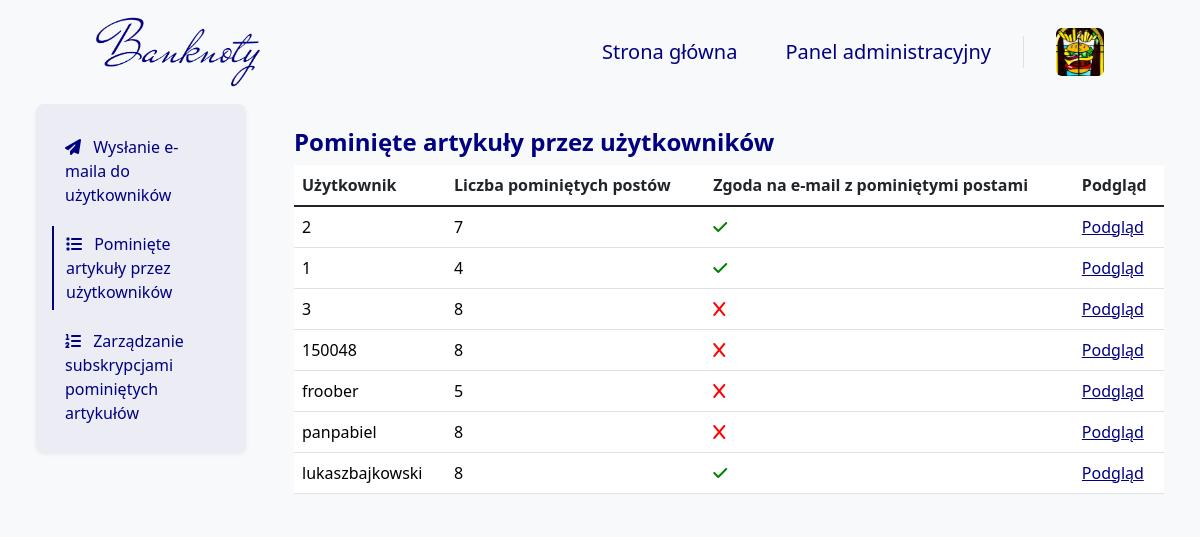
Before: /skipped_posts/AdminPanel/ (signed in) with the older database file.
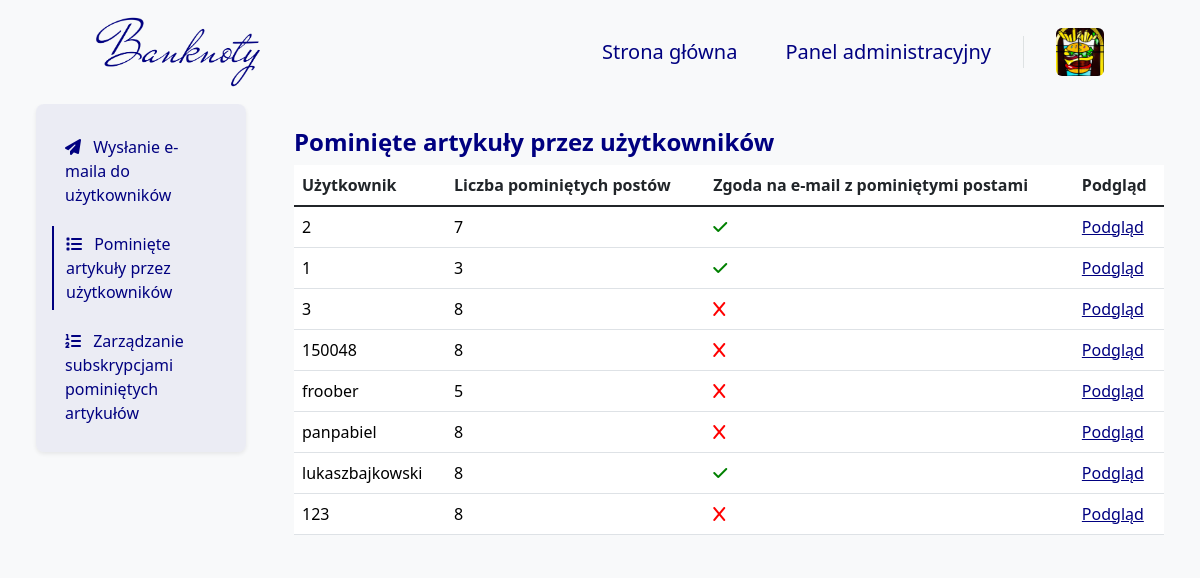
After: the same page with the newer database file.
### blog/models.py (models this page shows, shortened)
class Author(models.Model):
    user = models.OneToOneField(User, on_delete=models.CASCADE, verbose_name="Użytkownik")
    bio = models.TextField(
        validators=[validate_bio],
        verbose_name="O autorze", help_text="Krótka informacja o autorze, maksymalnie 512 znaków.")
    profile_pic = models.ImageField(
        null=False, blank=False,
        upload_to="images/profile/",
        verbose_name="Zdjęcie profilowe")
    author_quote = models.TextField(null=False,
                                    blank=False,
                                    validators=[validate_author_quote],
                                    verbose_name='Cytat autora',
                                    help_text="Krótkie motto autora, maksymalnie 128 znaków.")
    author_function = models.TextField(null=False,
                                       blank=False,
                                       validators=[validate_author_function],
                                       verbose_name='Stanowisko autora',
                                       help_text="Nazwa funkcji jaką pełni autor.")
    author_url = models.URLField(null=True, blank=True, verbose_name="URL do strony użytkowanika")
    pinterest_url = models.URLField(
        validators=[validate_pinterest],
        null=True, blank=True, verbose_name="URL do Pinteresta")
    facebook_url = models.URLField(
        validators=[validate_facebook],
        null=True, blank=True, verbose_name="URL do Facebooka")
    twitter_url = models.URLField(
        validators=[validate_twitter],
        null=True, blank=True, verbose_name="URL do Twittera")
    instagram_url = models.URLField(
        validators=[validate_instagram],
        null=True, blank=True, verbose_name="URL do Instagrama")
    def is_profile_pic(self):
        if self.profile_pic:
            return True
        else:
            return False
    is_profile_pic.boolean = True
    is_profile_pic.short_description = 'Profile picture'
    def is_author_url(self):
        if self.author_url:
            return True
        else:
            return False
    is_author_url.boolean = True
    is_author_url.short_description = 'Author page'
    def is_pinterest_url(self):
        if self.pinterest_url:
            return True
        else:
            return False
    is_pinterest_url.boolean = True
    is_pinterest_url.short_description = 'Pinterest page'
    def is_twitter_url(self):
        if self.twitter_url:
            return True
        else:
            return False
    is_twitter_url.boolean = True
    is_twitter_url.short_description = 'Twitter page'
    def is_facebook_url(self):
        if self.facebook_url:
            return True
        else:
            return False
    is_facebook_url.boolean = True
    is_facebook_url.short_description = 'Facebook page'
    def is_instagram_url(self):
        if self.instagram_url:
            return True
        else:
            return False
    is_instagram_url.boolean = True
    is_instagram_url.short_description = 'Instagram page'

class User(models.Model):
    GENDER_CHOICES = (
        ('M', 'Mężczyzna'),
        ('K', 'Kobieta'),
        ('I', 'Inna'),
    )
    user = models.OneToOneField(
        User,
        on_delete=models.CASCADE,
        verbose_name="Użytkownik")
    bio = models.TextField(
        null=False,
        blank=True,
        validators=[validate_bio],
        verbose_name="Bio",
        help_text="Krótka informacja o użytkowniku, maksymalnie 512 znaków.")
    profile_pic = models.ImageField(
        null=False,
        blank=False,
        default="images/profile/1.png",
        upload_to="images/user/",
        verbose_name="Zdjęcie profilowe")
    phone_number = PhoneNumberField(
        region='PL',
        null=True,
        blank=True,
        unique=True,
        verbose_name="Numer telefonu")
    gender = models.CharField(
        choices=GENDER_CHOICES,
        null=False,
        blank=False,
        default='Mężczyzna',
        verbose_name="Płeć",
        max_length=6)
    newsletter = models.BooleanField(
        default=False,
        verbose_name="Biuletyn")
    miss_news = models.BooleanField(
        default=False,
        verbose_name="Pominięte artykuły")
    meetups_news = models.BooleanField(
        default=True,
        verbose_name="Spotkania i wydarzenia")
    opportunities_news = models.BooleanField(
        default=False,
        verbose_name="Okazje z rynku aukcyjnego")
    company_news = models.BooleanField(
        default=True,
        verbose_name="Wiadomości od Banknoty")
    replay_news = models.BooleanField(
        default=False,
        verbose_name="Shot wydzarzeń na Banknoty")
    development_news = models.BooleanField(
        default=False,
        verbose_name="Informacje o rozwoju i zmianach na Banknoty")
    opened_posts = models.ManyToManyField(
        Blog,
        blank=True,
        related_name='opened_by_users',
        verbose_name="Otwarte posty"
    )
    can_be_author = models.BooleanField(
        default=False,
        verbose_name="Czy może być autorem",
        help_text='Czy wniosek na autora został rozpatrzony pozytywnie.')
    def __init__(self, *args, temp=65, **kwargs):
        self.temp = temp
        return super().__init__(*args, **kwargs)
    def is_profile_pic(self):
        if self.profile_pic == "images/profile/1.png":
            return False
        else:
            return True
    is_profile_pic.boolean = True
    is_profile_pic.short_description = 'Zdjęcie profilowe'
    def is_bio(self):
        if self.bio:
            return True
        else:
            return False
    is_bio.boolean = True
    is_bio.short_description = 'Bio'
    def is_phone_number(self):
        if self.phone_number:
            return True
        else:
            return False
    is_phone_number.boolean = True
    is_phone_number.short_description = 'Phone number'
    def is_newsletter(self):
        if self.newsletter:
            return True
        else:
            return False
    is_newsletter.boolean = True
    is_newsletter.short_description = 'Newsletter'

### blog/views_admin/newsletter/skipped_posts/skipped_posts_views.py (the view)
# urls.py: path('skipped_posts/AdminPanel/', skipped_posts_admin_panel, name='skipped_posts_admin_panel'),
@superuser_required
def skipped_posts_admin_panel(request):
    users = DjangoUser.objects.all().order_by('user__id')
    users_with_unopened_posts = []
    for user in users:
        unopened_posts_count = Blog.objects.filter(publiction_status=True).exclude(
            id__in=user.opened_posts.all()).count()
        user.unopened_posts_count = unopened_posts_count
        users_with_unopened_posts.append(user)
    context = get_paginated_context(request, users_with_unopened_posts, 10)
    return render(
        request,
        'AdminTemplates/Newsletter/SkippedPosts/SkippedPostsManageAdmin.html',
        context
    )

### blog/views.py (called while the page is built)
def get_paginated_context(request, queryset, items_per_page=10):
    paginator = Paginator(queryset, items_per_page)
    page_number = request.GET.get('page')
    page_obj = paginator.get_page(page_number)
    context = {
        'page_obj': page_obj,
    }
    return context

### templates/AdminTemplates/Newsletter/SkippedPosts/SkippedPostsManageAdmin.html (shortened to what this page needs)
{% extends 'base.html' %}
{% block navbar %}
    {% include 'Navbar/NavbarAdmin.html' %}
{% endblock %}
{% block content %}
    <div class="container-fluid p-0 m-0">
        <div class="row">
            <div class="col-12 col-lg-3 px-5 px-lg-5 mx-auto bg-body-tertiary">
                {% include 'AdminTemplates/Newsletter/SkippedPosts/Elements/Navigation.html' %}
            </div>
            <div class="col-12 col-lg-9 px-5 px-lg-0 pe-lg-5 pt-4 pt-lg-3 mx-auto bg-body-tertiary mt-2">
                <h4 class="mb-0 pb-2 fw-bold text-navy">
                    Pominięte artykuły przez użytkowników
                </h4>
                {% include 'AdminTemplates/Newsletter/SkippedPosts/Elements/Table/SkippedPosts.html' %}
            </div>
        </div>
    </div>
{% endblock %}

### templates/base.html (shortened to what this page needs)
{% load static %}
<!doctype html>
<html lang="pl" class="h-100">
<head>
    {% load static %}
    <link href="https://cdn.jsdelivr.net/npm/bootstrap@5.3.0-alpha1/dist/css/bootstrap.min.css" rel="stylesheet"
>
    <link rel="stylesheet" href="https://cdnjs.cloudflare.com/ajax/libs/font-awesome/5.15.3/css/all.min.css">
    <link href="{% static 'css/style.css' %}" rel="stylesheet">
    <link href="{% static 'css/CategoriesList.css' %}" rel="stylesheet">
    <link href="{% static 'css/SingleCategory.css' %}" rel="stylesheet">
    <link href="{% static 'css/Authors.css' %}" rel="stylesheet">
    <link href="{% static 'css/AboutPage.css' %}" rel="stylesheet">
    <link href="{% static 'css/Author.css' %}" rel="stylesheet">
    <link href="{% static 'css/Article.css' %}" rel="stylesheet">
    <link href="{% static 'css/Home.css' %}" rel="stylesheet">
    <link href="{% static 'css/Footers.css' %}" rel="stylesheet">
    <link href="{% static 'css/Admin.css' %}" rel="stylesheet">
    <link href="{% static 'css/Navbar.css' %}" rel="stylesheet">
    <link rel="stylesheet" href="https://cdn.jsdelivr.net/npm/swiper@9/swiper-bundle.min.css"/>
</head>
<body class="d-flex flex-column h-100 bg-body-tertiary">
{% block navbar %}
{% endblock %}
{% block content %}
{% endblock %}
</body>
</html>

### templates/Navbar/NavbarAdmin.html (shortened to what this page needs)
{% load static %}
<nav class="nav navbar nav-sticky navbar-expand-xl bg-body-tertiary">
    <div class="container-fluid mx-5 px-5 ps-0 pe-0 pe-lg-5">
        <a class="navbar-brand py-2 me-5" href="/">
            <img class="ps-5 img img-fluid mx-auto d-block nav-logo" src="{% static 'images/logo-no-background.png' %}"
                 alt="Logo">
        </a>
        <div class="collapse navbar-collapse" id="navbarTogglerDemo01">
            <div class="navbar-nav ms-auto">
                <a class="nav-link btn-nav px-4" href="/">
                    <h5 class="text-center text-md-start fw-light my-1">
                        Strona główna
                    </h5>
                </a>
                <a class="nav-link btn-nav px-4" href="/admin">
                    <h5 class="text-center text-md-start fw-light my-1">
                        Panel administracyjny
                    </h5>
                </a>
                <div class="dropdown d-none d-xl-block">
                    {% include 'Navbar/Elements/DropdownUserSmallScreen.html' %}
                </div>
            </div>
        </div>
    </div>
</nav>

### templates/Navbar/Elements/DropdownUserSmallScreen.html
<a class="ms-4 nav-user" role="button" data-bs-toggle="dropdown" data-bs-auto-close="outside"
   aria-expanded="false">
    {% if user.author %}
        <img class="card-photo rounded nav-user-img" src="{{ user.author.profile_pic.url }}" alt="">
    {% else %}
        <img class="card-photo rounded nav-user-img" src="{{ user.user.profile_pic.url }}" alt="">
    {% endif %}
</a>

### templates/AdminTemplates/Newsletter/SkippedPosts/Elements/Navigation.html
<div class="nav rounded-3 shadow-sm text-start p-3 admin-panel-nav-btn">
    <button class="btn btn-list {% if request.resolver_match.url_name == 'send_emails' %}btn-list-active{% endif %} mt-2 mb-1 text-start"
            onclick="location.href='{% url 'send_emails' %}'">
        <i class="fa-solid fa-paper-plane me-2"></i>
        Wysłanie e-maila do użytkowników
    </button>
    <button class="btn btn-list {% if request.resolver_match.url_name in 'skipped_posts_admin_panel, skipped_posts_detail_admin_panel' %}btn-list-active{% endif %} mt-2 mb-1 text-start"
            onclick="location.href='{% url 'skipped_posts_admin_panel' %}'">
        <i class="fa-solid fa-list me-2"></i>
        Pominięte artykuły przez użytkowników
    </button>
    <button class="btn btn-list {% if request.resolver_match.url_name in 'skipped_posts_user_admin_panel, skipped_posts_user_edit_admin_panel' %}btn-list-active{% endif %} mt-2 mb-1 text-start"
            onclick="location.href='{% url 'skipped_posts_user_admin_panel' %}'">
        <i class="fa-solid fa-list-ol me-2"></i>
        Zarządzanie subskrypcjami pominiętych artykułów
    </button>
</div>

### templates/AdminTemplates/Newsletter/SkippedPosts/Elements/Table/SkippedPosts.html
<table class="table table-hover">
    <thead>
    <tr>
        <th scope="col">Użytkownik</th>
        <th scope="col">Liczba pominiętych postów</th>
        <th scope="col">Zgoda na e-mail z pominiętymi postami</th>
        <th scope="col">Podgląd</th>
    </tr>
    </thead>
    <tbody class="table-group-divider">
    {% for user in page_obj %}
        <tr>
            <td>
                <a class="admin_panel_link" href="{% url 'skipped_posts_detail_admin_panel' user.pk %}">
                    {{ user.user }}
                </a>
            </td>
            <td>
                <a class="admin_panel_link" href="{% url 'skipped_posts_detail_admin_panel' user.pk %}">
                    {{ user.unopened_posts_count }}
                </a>
            </td>
            <td>
                <a class="admin_panel_link" href="{% url 'skipped_posts_detail_admin_panel' user.pk %}">
                    {% if user.miss_news %}
                        <i class="fa-solid fa-check"></i>
                    {% else %}
                        <i class="fa-solid fa-x"></i>
                    {% endif %}
                </a>
            </td>
            <td>
                <a class="admin_panel_edit_link"
                   href="{% url 'skipped_posts_detail_admin_panel' user.pk %}">
                    Podgląd
                </a>
            </td>
        </tr>
    {% endfor %}
    </tbody>
</table>

### templates/paginator.html (shortened to what this page needs)
{% load static %}

### blog/static/css/style.css (style rules this page uses)
.img { max-width: 100%; height: 120px !important; }
.card-photo { aspect-ratio: 1/1 !important; width: 100%; max-height: 400px; object-fit: cover; object-position: center; }
.btn-list, .btn-facebook-opacity, .btn.btn-facebook-opacity:active, .btn-twitter-opacity, .btn-linkedin-opacity, .btn-pinterest-opacity { color: navy; border-color: rgba(0, 0, 0, 0) !important; transition: .2s; }
.btn-list-active { border-left-width: 2px; border-left-color: navy !important; border-top-left-radius: 0; border-bottom-left-radius: 0; border-top-width: 0; border-bottom-width: 0; }
.btn-nav { color: navy; }
::placeholder { color: navy !important; opacity: 1; }
.fa-x { min-width: 16px; min-height: 16px; color: red; transition: color 0.5s ease; }
.fa-check { min-width: 16px; min-height: 16px; color: green; }
.admin_panel_link:link { text-decoration: none !important; color: black; }
.admin_panel_edit_link { color: navy; }

### blog/static/css/Authors.css (style rules this page uses)
.text-navy { color: navy; }

### blog/static/css/Author.css (style rules this page uses)
.text-navy { color: navy; }

### blog/static/css/Admin.css (style rules this page uses)
.admin-panel-nav-btn { background-color: rgba(0, 0, 128, 0.05); }

### blog/static/css/Navbar.css (style rules this page uses)
.nav-logo { max-height: 72px }
.nav-user { line-height: 32px; }
.nav-user-img { height: 48px; width: 48px; }

Changed rows visible on the page:
computed for User (number 2 of 8 on the later page): unopened_posts_count "4" → "3"
added User: user "123", unopened_posts_count "8", miss_news False (drawn)
